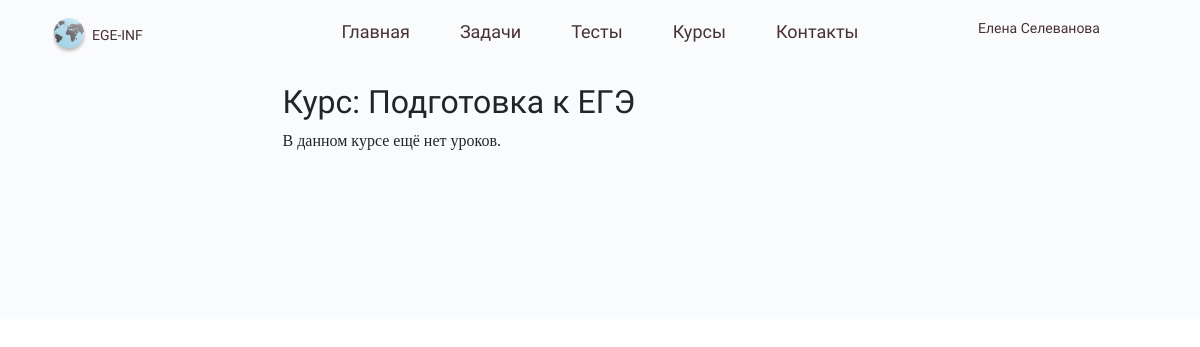
/catalog/course/, run on an earlier commit of the app's database.
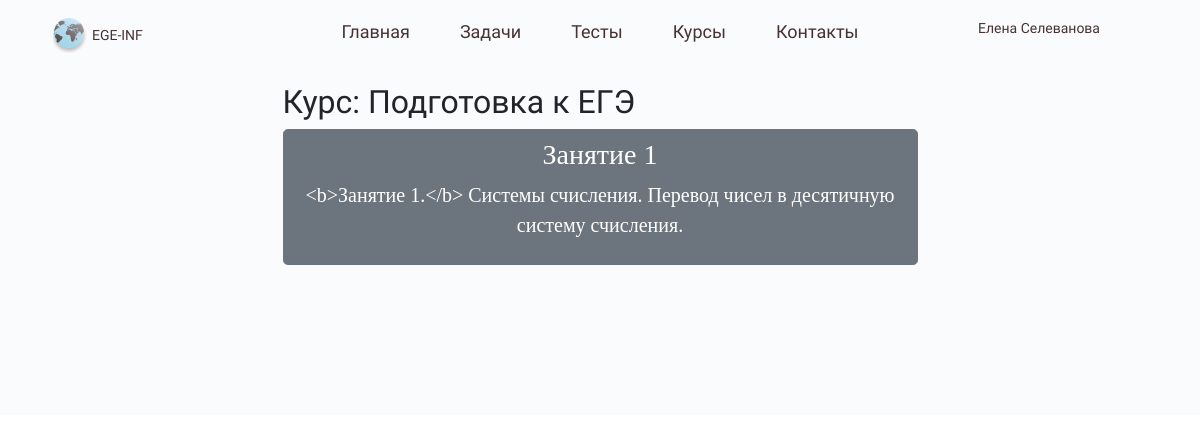
And on a later commit of the database.
### catalog/models.py (models this page shows, shortened)
class Lesson(models.Model):
    lesson_text = models.CharField('Название', max_length=200)
    course = models.ForeignKey(
        Course,
        on_delete=models.CASCADE,
        verbose_name="Курс"
    )
    author_of_lesson = models.ForeignKey(
        User,
        on_delete=models.CASCADE,
        verbose_name="Автор"
    )
    creation_date = models.DateTimeField('Дата создания')
    publication_date = models.DateTimeField('Дата публикации')

### catalog/views.py (the view)
# urls.py: path('course/', views.CourseView.as_view(), name='course'),
class CourseView(generic.ListView):
    template_name = 'catalog/course.html'
    context_object_name = 'lesson_list'
    def get_queryset(self):
       return Lesson.objects.all()

### catalog/templates/catalog/course.html (shortened to what this page needs)
{% extends "catalog/base_generic.html" %}
{% block content %}
<div class="row justify-content-center">
  <div class="course col-lg-7">
    <h2>Курс: Подготовка к ЕГЭ</h2>
      {% for lesson in lesson_list %}
      <button id="buttonLesson1" type="button"
        class="btn btn-secondary btn-lg btn-block"
        onclick="window.location='{% url 'catalog:lesson_detail' pk=lesson.pk %}'">
        <h3>Занятие {{ forloop.counter }}</h3>
        <p>{{ lesson.lesson_text }}</p>
      </button>
      {% empty %}
           <p>В данном курсе ещё нет уроков.</p>
      {% endfor %}
  </div>
</div>
{% endblock %}

What changed in the data, as far as the page shows it:
added Lesson: lesson_text "<b>Занятие 1.</b> Системы счисления. Перевод чисел в десятичную систему счисления."
Also different on the page:
text no longer shown: "В данном курсе ещё нет уроков."
